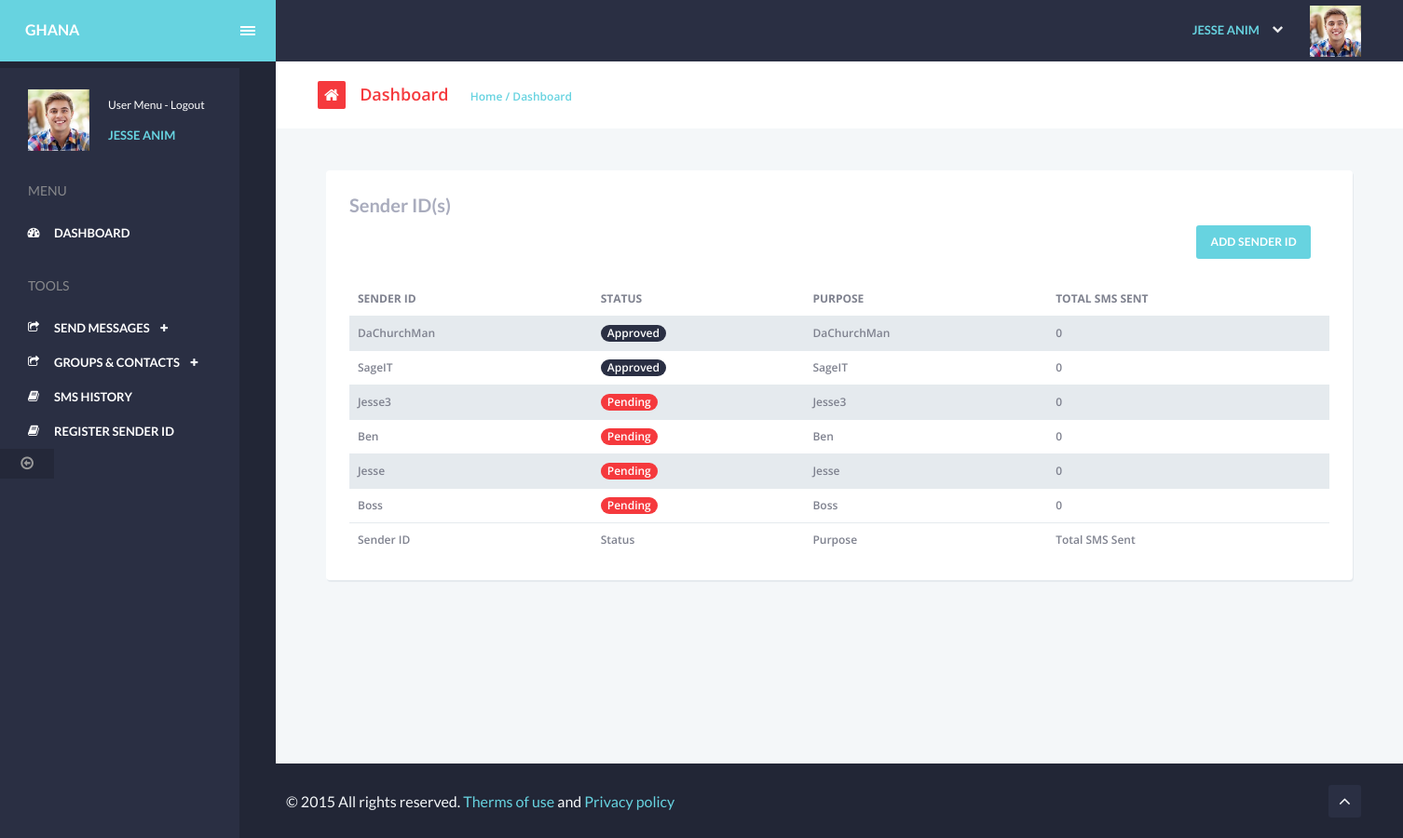
Page /register-sender-id.php (signed in) on the committed database.
### tables this page shows
CREATE TABLE `senderID` (
  `id` int(11) NOT NULL,
  `status` int(11) NOT NULL DEFAULT 0,
  `client_id` int(11) NOT NULL,
  `sender_id` varchar(255) NOT NULL,
  `purpose` varchar(255) NOT NULL,
  `date_created` timestamp NOT NULL DEFAULT current_timestamp() ON UPDATE current_timestamp()
);

### register-sender-id.php (the view, shortened to what this page needs)
<?php
    $client_id = $_SESSION['sage_it_sms_id'];
    $query = "SELECT * FROM senderID WHERE client_id = :c_id";
    $statement = $con->prepare($query);
    $statement->execute(
        array(
            ":c_id" => $client_id
        )
    );
    $count = $statement->rowCount();
    $rows = $statement->fetchAll(PDO::FETCH_ASSOC);
?>
<section id="content" class="table-layout animated fadeIn">
    <div class="chute chute-center">
        <div class="col-md-12">
            <div class="panel panel-visible" id="spy3">
                <div class="panel-heading">
                    <div class="panel-title hidden-xs">
                        Sender ID(s)
                    </div>
                    <div class="panel-footer text-right">
                        <a href="register-sender-id-add.php" class="btn btn-primary ph15 mr5" type="button">Add Sender
                            ID</a>
                    </div>
                </div>
                <div class="panel-body pn">
                    <div class="table-responsive">
                        <table class="table table-striped table-hover" id="datatable3" cellspacing="0" width="100%">
                            <thead>
                                <tr>
                                    <th class="va-m sorting_desc">Sender ID</th>
                                    <th class="va-m">Status</th>
                                    <th class="va-m">Purpose</th>
                                    <th class="va-m">Total SMS Sent</th>
                                </tr>
                            </thead>
                            <tfoot>
                                <tr>
                                    <th class="va-m sorting_desc">Sender ID</th>
                                    <th class="va-m">Status</th>
                                    <th class="va-m">Purpose</th>
                                    <th class="va-m">Total SMS Sent</th>
                                </tr>
                            </tfoot>
                            <tbody>
                                <?php
                                    if($count > 0 && !(empty($rows))){
                                        foreach($rows as $results){?>
                                            <tr>
                                                <td><?= $results['sender_id']; ?></td>
                                                <td><span class="badge <?= $results['status'] == 0 ? 'badge-danger' : 'badge-dark'?>"><?= $results['status'] == 0 ? 'Pending' : 'Approved'?></span></td>
                                                <td class="hidden-xs"><?= $results['sender_id']; ?></td>
                                                <td class="hidden-xs">0</td>
                                            </tr>
                                        <?php
                                        }
                                    }
                                ?>
                            </tbody>
                        </table>
                    </div>
                </div>
            </div>
        </div>
    </div>
</section>
<?php
    require_once 'partials/footer.php';
?>

### rows in the picture
senderid: sender "DaChurchMan", status "Approved"
senderid: sender "SageIT", status "Approved"
senderid: sender "Jesse3", status "Pending"
senderid: sender "Ben", status "Pending"
senderid: sender "Jesse", status "Pending"
senderid: sender "Boss", status "Pending"

### other values in the picture
$_SESSION['sage_it_business_name'] "GHANA"
$_SESSION['sage_it_sms_name'] "JESSE ANIM"
